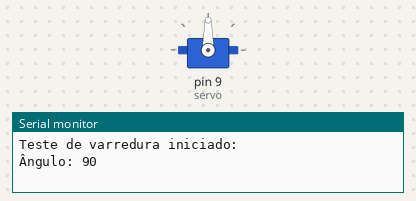
A sketch run on a simulated Arduino Uno, built with avr-gcc and run on an emulated ATmega328P. On the bench: servo, the last lines printed to the serial monitor.

Above: at 0.05 s.
At 2.7 s:
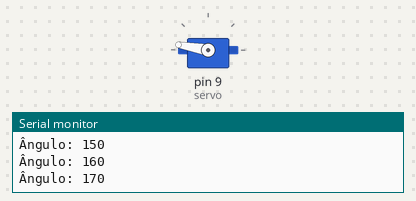
At 5.4 s:
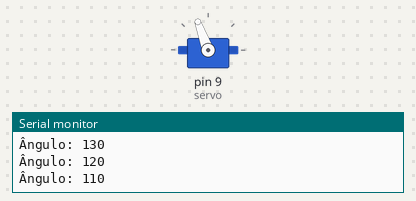
At 11.4 s:
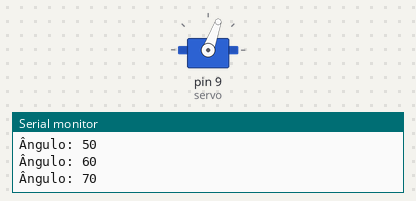
Timing chart, 0 to 15.2 s (numbered marks = the images above):
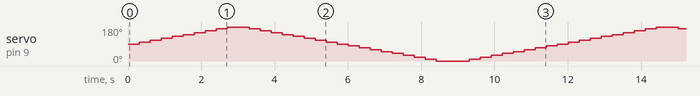

The sketch:

teste_servo.ino
```cpp
#include <Servo.h>

Servo servo;

int angulo = 90;   // início - começa no "meio"
int minAng = 0;   // mínimo
int maxAng = 180; // máximo

void setup() {
  Serial.begin(9600);
  servo.attach(9);
  Serial.println("Teste de varredura iniciado: ");
}

void loop() {

  //Vai para o ângulo máximo
  //começa no ângulo 90
  for (angulo = angulo; angulo <= maxAng; angulo += 10) {
    servo.write(angulo);
    Serial.print("Ângulo: ");
    Serial.println(angulo);
    delay(300);
  }

  //Vai para o ângulo mínimo
  for (angulo = maxAng; angulo >= minAng; angulo -= 10) {
    servo.write(angulo);
    Serial.print("Ângulo: ");
    Serial.println(angulo);
    delay(300);
  }


}
```
